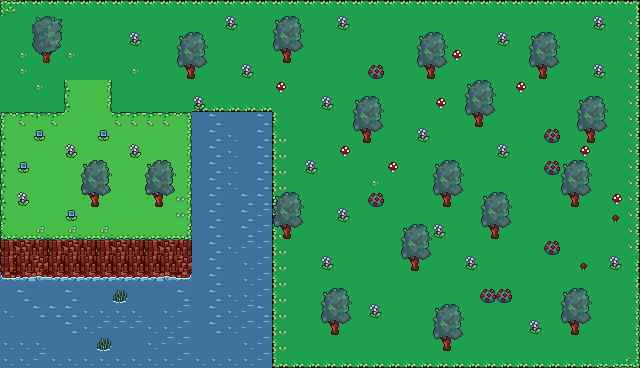

Tiled map render using the project's own tile images. Description and the map definition, with tile-layer contents summarised, below:
An orthogonal 40x23 tile map with 16x16 px tiles, 3 tile layers (Chao, Relevos, Flores) and 29 objects (28x platform, arvore).

<map version="1.10" tiledversion="1.10.2" orientation="orthogonal" renderorder="right-down" width="40" height="23" tilewidth="16" tileheight="16" infinite="0" nextlayerid="11" nextobjectid="71">
 <tileset firstgid="1" name="gramas" tilewidth="16" tileheight="16" tilecount="176" columns="11">
  <image source="tilesetPlains.png" width="176" height="256" />
 </tileset>
 <layer id="5" name="Chao" width="40" height="23">
  <data>[920 cells, 920 non-empty, 12 distinct tile ids]</data>
 </layer>
 <layer id="6" name="Relevos" width="40" height="23">
  <data>[920 cells, 205 non-empty, 29 distinct tile ids]</data>
 </layer>
 <layer id="7" name="Flores" width="40" height="23">
  <data>[920 cells, 242 non-empty, 25 distinct tile ids]</data>
 </layer>
 <objectgroup id="10" name="Camada de Objetos 1">
  <object id="41" name="platform" type="platform" x="177.333" y="31.3333" width="30" height="49.3333" />
  <object id="42" name="platform" type="platform" x="272" y="16" width="31.6667" height="47.6667" />
  <object id="43" name="platform" type="platform" x="352" y="96" width="31.8182" height="48" />
  <object id="44" name="platform" type="platform" x="1.5" y="240" width="271.5" height="128" />
  <object id="45" name="platform" type="platform" x="190" y="112.5" width="82" height="127" />
  <object id="46" name="platform" type="platform" x="79.8182" y="160" width="31.6364" height="48.1818" />
  <object id="47" name="platform" type="platform" x="143.818" y="160" width="32" height="48.1818" />
  <object id="48" name="platform" type="platform" x="112.364" y="111.636" width="80" height="1.27273" />
  <object id="49" name="platform" type="platform" x="109.636" y="80.3636" width="2.36364" height="32.3636" />
  <object id="50" name="platform" type="platform" x="64.1818" y="79.8182" width="0.727273" height="32.9091" />
  <object id="51" name="platform" type="platform" x="2" y="112.545" width="62.7273" height="2.18182" />
  <object id="52" name="platform" type="platform" x="-0.181818" y="111.636" width="3.09091" height="127.818" />
  <object id="53" name="platform" type="platform" x="-0.181818" y="-0.363636" width="3.09091" height="112.727" />
  <object id="54" name="platform" type="platform" x="2" y="-1" width="660.5" height="4" />
  <object id="55" name="platform" type="platform" x="637.5" y="4.5" width="5.5" height="363.5" />
  <object id="56" name="platform" type="platform" x="273" y="366" width="366" height="3" />
  <object id="57" name="platform" type="platform" x="272.75" y="191.75" width="31" height="48.25" />
  <object id="59" name="platform" type="platform" x="431.75" y="159.5" width="32.5" height="48" />
  <object id="60" name="platform" type="platform" x="480" y="192" width="32" height="48" />
  <object id="61" name="platform" type="platform" x="399.5" y="224.25" width="32.75" height="47.75" />
  <object id="62" name="platform" type="platform" x="319.75" y="287.75" width="32.5" height="48" />
  <object id="63" name="platform" type="platform" x="431.5" y="303.5" width="32.25" height="48.25" />
  <object id="64" name="platform" type="platform" x="560.25" y="288" width="31.75" height="48" />
  <object id="65" name="platform" type="platform" x="559.5" y="159.25" width="32.25" height="48.5" />
  <object id="66" name="platform" type="platform" x="576" y="95.5" width="31.75" height="48" />
  <object id="67" name="platform" type="platform" x="528.5" y="31.75" width="31.75" height="48.5" />
  <object id="68" name="platform" type="platform" x="417" y="31.75" width="30.75" height="48" />
  <object id="69" name="platform" type="platform" x="464" y="79" width="32" height="49" />
  <object id="70" name="arvore" type="arvore" x="32.6667" y="15.3333" width="30.6667" height="46.6667" />
 </objectgroup>
</map>
